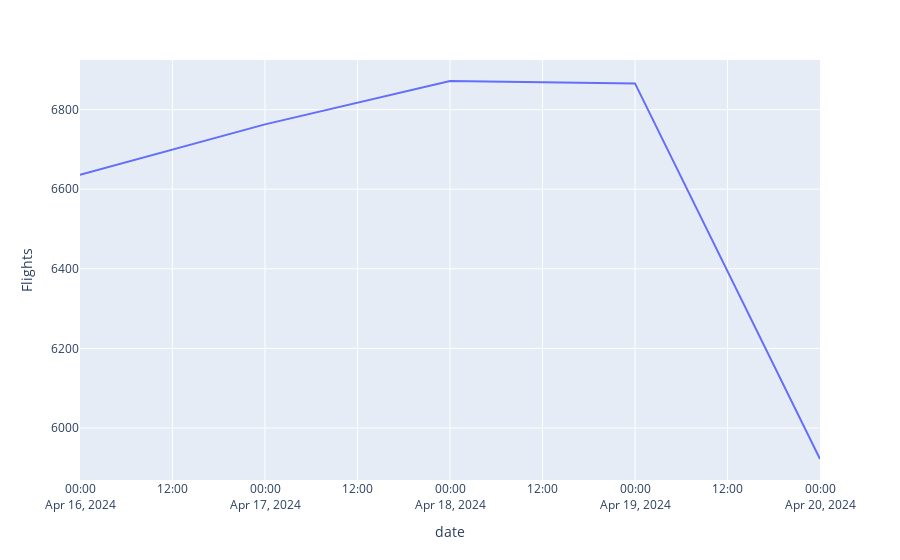

Notebook code for this chart:
### Markdown cell above
### Flights though the dates

### Code cell
temp_df = query_db("""SELECT COUNT(*) as Flights, flight_date as date
                        FROM flights  
                        GROUP BY flight_date 
                        """)

fig = px.line(temp_df, x="date", y="Flights")
fig.show()

### Figure 1 — Plotly figure (JSON) as saved in the notebook; plotly's stock layout.template omitted (floating-point values rounded to 4 significant figures)
{"data": [{"hovertemplate": "date=%{x}<br>Flights=%{y}<extra></extra>", "legendgroup": "", "line": {"color": "#636efa", "dash": "solid"}, "marker": {"symbol": "circle"}, "mode": "lines", "name": "", "orientation": "v", "showlegend": false, "type": "scatter", "x": ["2024-04-16", "2024-04-17", "2024-04-18", "2024-04-19", "2024-04-20"], "xaxis": "x", "y": [6636, 6763, 6872, 6866, 5922], "yaxis": "y"}], "layout": {"legend": {"tracegroupgap": 0}, "margin": {"t": 60}, "xaxis": {"anchor": "y", "domain": [0, 1], "title": {"text": "date"}}, "yaxis": {"anchor": "x", "domain": [0, 1], "title": {"text": "Flights"}}}}
